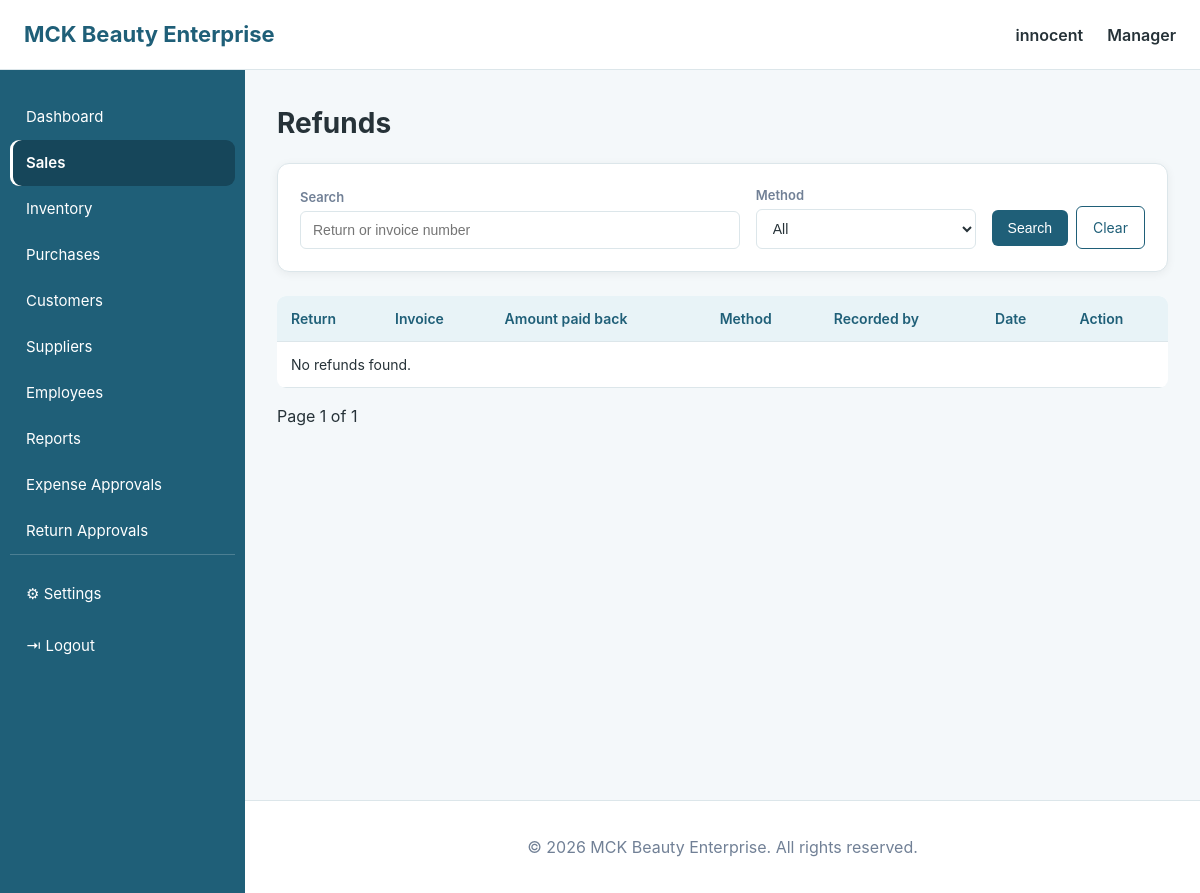
Before: /sales/refunds/ (signed in) with the older database file.
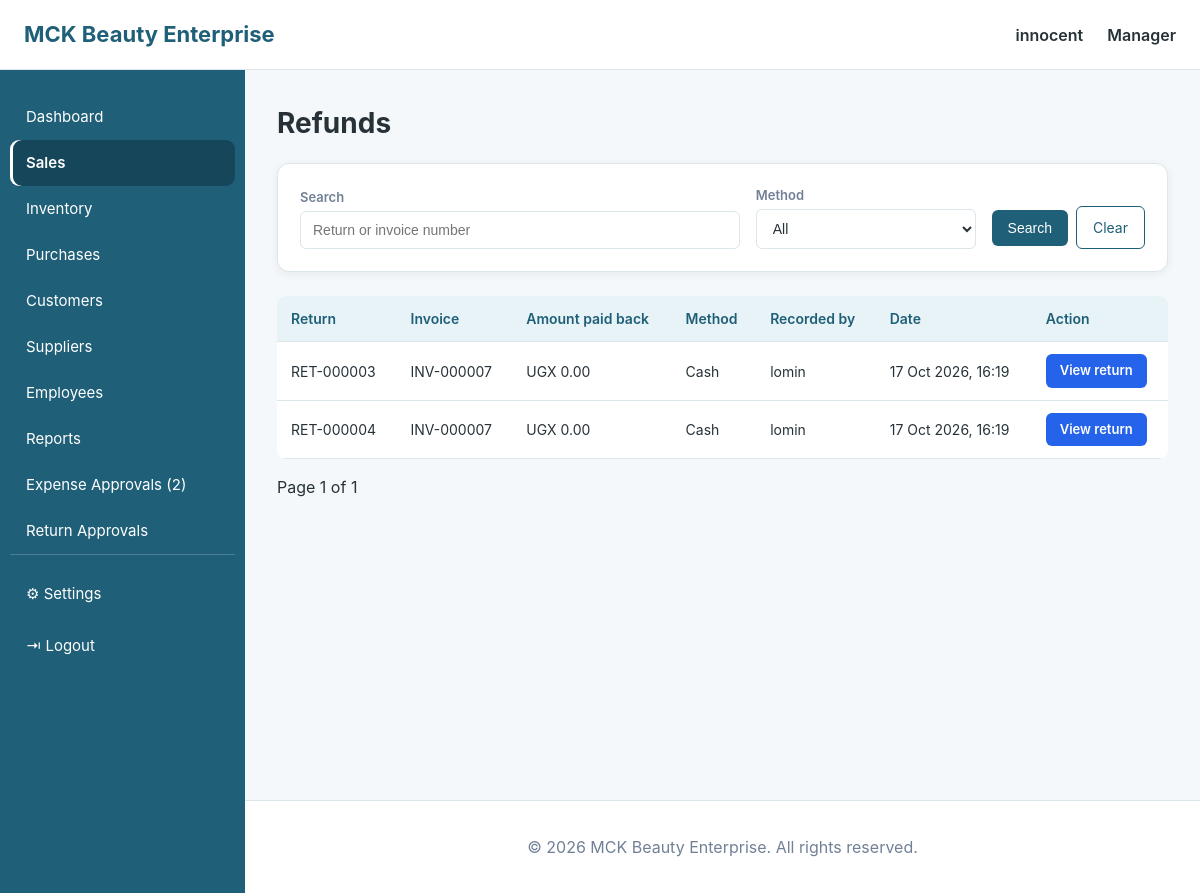
After: the same page with the newer database file.
### sales/models.py (models this page shows, shortened)
class Refund(models.Model):
    class Status(models.TextChoices):
        COMPLETED = "COMPLETED", "Completed"
        CANCELLED = "CANCELLED", "Cancelled"
    sale_return = models.OneToOneField(
        SaleReturn,
        on_delete=models.PROTECT,
        related_name="refund",
    )
    amount = models.DecimalField(
        max_digits=12,
        decimal_places=2,
    )
    payment_method = models.CharField(
        max_length=20,
        choices=Sale.PAYMENT_METHODS,
    )
    refunded_by = models.ForeignKey(
        User,
        on_delete=models.SET_NULL,
        null=True,
        related_name="refunds_processed",
    )
    status = models.CharField(
        max_length=20,
        choices=Status.choices,
        default=Status.COMPLETED,
    )
    created_at = models.DateTimeField(
        auto_now_add=True,
    )

class SaleReturn(models.Model):
    class Status(models.TextChoices):
        PENDING = "PENDING", "Pending Approval"
        APPROVED = "APPROVED", "Approved"
        REJECTED = "REJECTED", "Rejected"
        COMPLETED = "COMPLETED", "Completed"
        CANCELLED = "CANCELLED", "Cancelled"
    sale = models.ForeignKey(
        Sale,
        on_delete=models.PROTECT,
        related_name="returns",
    )
    return_number = models.CharField(
        max_length=50,
        unique=True,
    )
    reason = models.TextField(
        blank=True,
    )
    total_refund = models.DecimalField(
        max_digits=12,
        decimal_places=2,
        default=0,
    )
    status = models.CharField(
        max_length=20,
        choices=Status.choices,
        default=Status.PENDING,
    )
    created_by = models.ForeignKey(
        User,
        on_delete=models.SET_NULL,
        null=True,
        related_name="created_returns",
    )
    approved_by = models.ForeignKey(
        User,
        on_delete=models.SET_NULL,
        null=True,
        blank=True,
        related_name="approved_returns",
    )
    approval_note = models.TextField(
        blank=True,
    )
    rejection_reason = models.TextField(
        blank=True,
    )
    created_at = models.DateTimeField(
        auto_now_add=True,
    )
    approved_at = models.DateTimeField(
        null=True,
        blank=True,
    )

class Sale(models.Model):
    PAYMENT_METHODS = (
        ("CASH", "Cash"),
        ("MOBILE_MONEY", "Mobile Money"),
        ("CARD", "Card"),
        ("BANK", "Bank"),
    )
    class Status(models.TextChoices):
        DRAFT = 'DRAFT', 'Draft'
        COMPLETED = 'COMPLETED', 'Completed'
        CANCELLED = 'CANCELLED', 'Cancelled'
        REFUNDED = 'REFUNDED', 'Refunded'
    status = models.CharField(
        max_length=20,
        choices=Status.choices,
        default=Status.DRAFT,
    )
    customer = models.ForeignKey(
        Customer,
        on_delete=models.SET_NULL,
        null=True,
        blank=True,
        related_name="sales"
        )
    invoice_number = models.CharField(max_length=50, unique=True)
    sale_date = models.DateTimeField(auto_now_add=True)
    subtotal = models.DecimalField(max_digits=12, decimal_places=2, default=0)
    discount = models.DecimalField(max_digits=10, decimal_places=2, default=0)
    tax = models.DecimalField(max_digits=10, decimal_places=2, default=0)
    total_amount = models.DecimalField(max_digits=12, decimal_places=2, default=0)
    paid_amount = models.DecimalField(max_digits=12, decimal_places=2, default=0)
    balance = models.DecimalField(max_digits=12, decimal_places=2, default=0)
    payment_method = models.CharField(max_length=20, choices=PAYMENT_METHODS, default="CASH")
    created_by = models.ForeignKey(User, on_delete=models.SET_NULL, null=True, related_name="sales_created")

### accounts/models.py (models this page shows, shortened)
class User(AbstractUser):
    phone = models.CharField(max_length=20, blank=True)
    role = models.ForeignKey(
        Role,
        on_delete=models.SET_NULL,
        null=True,
        blank=True,
        related_name="users",
    )
    created_at = models.DateTimeField(auto_now_add=True)
    def __str__(self):
        return self.username

### sales/views.py (the view)
# urls.py: path("refunds/", views.refund_history, name="refund_history"),
@login_required
def refund_history(request):
    if not _is_reviewer(request.user):
        raise PermissionDenied
    refunds = (
        Refund.objects
        .select_related("sale_return", "sale_return__sale", "refunded_by")
        .order_by("-created_at")
    )
    search = request.GET.get("search", "").strip()
    if search:
        refunds = refunds.filter(
            Q(sale_return__return_number__icontains=search)
            | Q(sale_return__sale__invoice_number__icontains=search)
        )
    payment_method = request.GET.get("payment_method", "")
    if payment_method:
        refunds = refunds.filter(payment_method=payment_method)
    page_obj = Paginator(refunds, 20).get_page(request.GET.get("page"))
    return render(
        request,
        "sales/refund_history.html",
        {
            "refunds": page_obj,
            "search": search,
            "selected_payment_method": payment_method,
            "payment_choices": Sale.PAYMENT_METHODS,
        },
    )

### notifications/context_processors.py (called while the page is built)
def unread_notifications(request):
    user = getattr(request, "user", None)
    if user is not None and user.is_authenticated:
        return {
            "unread_notifications_count": Notification.objects.filter(
                recipient=user, is_read=False
            ).count()
        }
    return {"unread_notifications_count": 0}

### sales/views.py (called while the page is built)
def _role_name(user):
    role = getattr(user, "role", None)
    return (getattr(role, "name", "") or "").lower()

def _is_reviewer(user):
    return _role_name(user) in REVIEWER_ROLES

### templates/sales/refund_history.html (shortened to what this page needs)
{% extends "base.html" %}
{% block content %}
<h1>Refunds</h1>
<div class="dashboard-card" style="margin-bottom: var(--space-lg);">
    <form method="get" class="refund-filter">
        <div class="filter-search">
            <label>Search</label>
            <input type="text" name="search" value="{{ search }}" placeholder="Return or invoice number">
        </div>
        <div class="filter-field">
            <label>Method</label>
            <select name="payment_method">
                <option value="">All</option>
            </select>
        </div>
        <div class="action-buttons">
            <button type="submit">Search</button>
            <a class="btn btn-outline" href="{% url 'sales:refund_history' %}">Clear</a>
        </div>
    </form>
</div>
<table>
    <thead>
        <tr>
            <th>Return</th>
            <th>Invoice</th>
            <th>Amount paid back</th>
            <th>Method</th>
            <th>Recorded by</th>
            <th>Date</th>
            <th>Action</th>
        </tr>
    </thead>
    <tbody>
        {% for refund in refunds %}
        <tr>
            <td>{{ refund.sale_return.return_number }}</td>
            <td>{{ refund.sale_return.sale.invoice_number }}</td>
            <td>UGX {{ refund.amount|floatformat:2 }}</td>
            <td>{{ refund.get_payment_method_display }}</td>
            <td>{{ refund.refunded_by|default:"-" }}</td>
            <td>{{ refund.created_at|date:"d M Y, H:i" }}</td>
            <td>
                <a class="action-btn action-view" href="{% url 'sales:return_detail' refund.sale_return.pk %}">View return</a>
            </td>
        </tr>
        {% empty %}
        <tr><td colspan="7">No refunds found.</td></tr>
        {% endfor %}
    </tbody>
</table>
<div class="action-buttons" style="margin-top: var(--space-md); align-items: center;">
    <span>Page {{ refunds.number }} of {{ refunds.paginator.num_pages }}</span>
</div>
{% endblock %}

### templates/base.html (shortened to what the changed rows need)
{% load static %}
<!DOCTYPE html>
<html lang="en">
<head>
    <link rel="stylesheet"
          href="{% static 'css/dashboard.css' %}">
</head>
<body>
<div class="layout">
{% if user.is_authenticated %}
<aside class="sidebar">
    <nav>
        <a href="{% url 'dashboard:dashboard' %}"
           class="{% if request.resolver_match.app_name == 'dashboard' %}active{% endif %}">
            <span>
            </span>
        </a>
        {% if user.role and user.role.name == "Administrator" %}
            <a href="{% url 'sales:sales_history' %}"
               class="{% if request.resolver_match.url_name == 'sales_history' %}active{% endif %}">
                <span>
                    Sales
                </span>
            </a>
            <a href="{% url 'inventory:view_inventory' %}"
               class="{% if request.resolver_match.app_name == 'inventory' %}active{% endif %}">
                <span>
                    Inventory
                </span>
            </a>
            <a href="{% url 'purchase:view_purchase' %}"
               class="{% if request.resolver_match.app_name == 'purchase' %}active{% endif %}">
                <span>
                    Purchases
                </span>
            </a>
            <a href="{% url 'customers:customer_list' %}"
               class="{% if request.resolver_match.app_name == 'customers' %}active{% endif %}">
                <span>
                    Customers
                </span>
            </a>
            <a href="{% url 'suppliers:supplier_list' %}"
               class="{% if request.resolver_match.app_name == 'suppliers' %}active{% endif %}">
                <span>
                    Suppliers
                </span>
            </a>
            <a href="{% url 'employees:employee_list' %}"
               class="{% if request.resolver_match.app_name == 'employees' %}active{% endif %}">
                <span>
                    Employees
                </span>
            </a>
            <a href="{% url 'reports:dashboard' %}"
               class="{% if request.resolver_match.app_name == 'reports' %}active{% endif %}">
                <span>
                    Reports
                </span>
            </a>
            <a href="{% url 'accounts:user_list' %}"
               class="{% if request.resolver_match.url_name == 'user_list' %}active{% endif %}">
                <span>
                    Users
                </span>
            </a>
        <!-- =================================================
             MANAGER
             ================================================= -->
        {% elif user.role and user.role.name == "Manager" %}
            <a href="{% url 'sales:sales_history' %}"
               class="{% if request.resolver_match.app_name == 'sales' %}active{% endif %}">
                <span>
                </span>
            </a>
            <a href="{% url 'inventory:view_inventory' %}"
               class="{% if request.resolver_match.app_name == 'inventory' %}active{% endif %}">
                <span>
                </span>
            </a>
            <a href="{% url 'purchase:view_purchase' %}"
               class="{% if request.resolver_match.app_name == 'purchase' %}active{% endif %}">
                <span>
                </span>
            </a>
            <a href="{% url 'customers:customer_list' %}"
               class="{% if request.resolver_match.app_name == 'customers' %}active{% endif %}">
                <span>
                </span>
            </a>
            <a href="{% url 'suppliers:supplier_list' %}"
               class="{% if request.resolver_match.app_name == 'suppliers' %}active{% endif %}">
                <span>
                </span>
            </a>
            <a href="{% url 'employees:employee_list' %}"
               class="{% if request.resolver_match.app_name == 'employees' %}active{% endif %}">
                <span>
                </span>
            </a>
            <a href="{% url 'reports:dashboard' %}"
               class="{% if request.resolver_match.app_name == 'reports' %}active{% endif %}">
                <span>
                </span>
            </a>
            <a href="{% url 'notifications:notification_list' %}">Expense Approvals{% if unread_notifications_count %} ({{ unread_notifications_count }}){% endif %}</a>
            <a href="{% url 'sales:return_approval_list' %}"
            class="{% if request.resolver_match.url_name == 'return_approval_list' or request.resolver_match.url_name == 'return_approval_detail' %}active{% endif %}">
            <span>
            </span>
            </a>
        {% endif %}
        <div class="bottom-links">
            <a href="{% url 'accounts:settings' %}"
               class="{% if request.resolver_match.app_name == 'accounts' and request.resolver_match.url_name == 'settings' %}active{% endif %}">
            </a>
            <a href="{% url 'accounts:logout' %}">
            </a>
        </div>
    </nav>
</aside>
{% endif %}
<main class="main-content">
    {% block content %}
    {% endblock %}
</main>
</div>
</body>
</html>

Changed rows visible on the page:
added Refund: sale_return.return_number "RET-000003", sale_return.sale.invoice_number "INV-000007", amount "0.00", payment_method "Cash", refunded_by "lomin", created_at "17 Oct 2026, 16:19"
added Refund: sale_return.return_number "RET-000004", sale_return.sale.invoice_number "INV-000007", amount "0.00", payment_method "Cash", refunded_by "lomin", created_at "17 Oct 2026, 16:19"
Other visible differences:
{{ unread_notifications_count }}: (not shown) → "2"
text no longer shown: "No refunds found."
